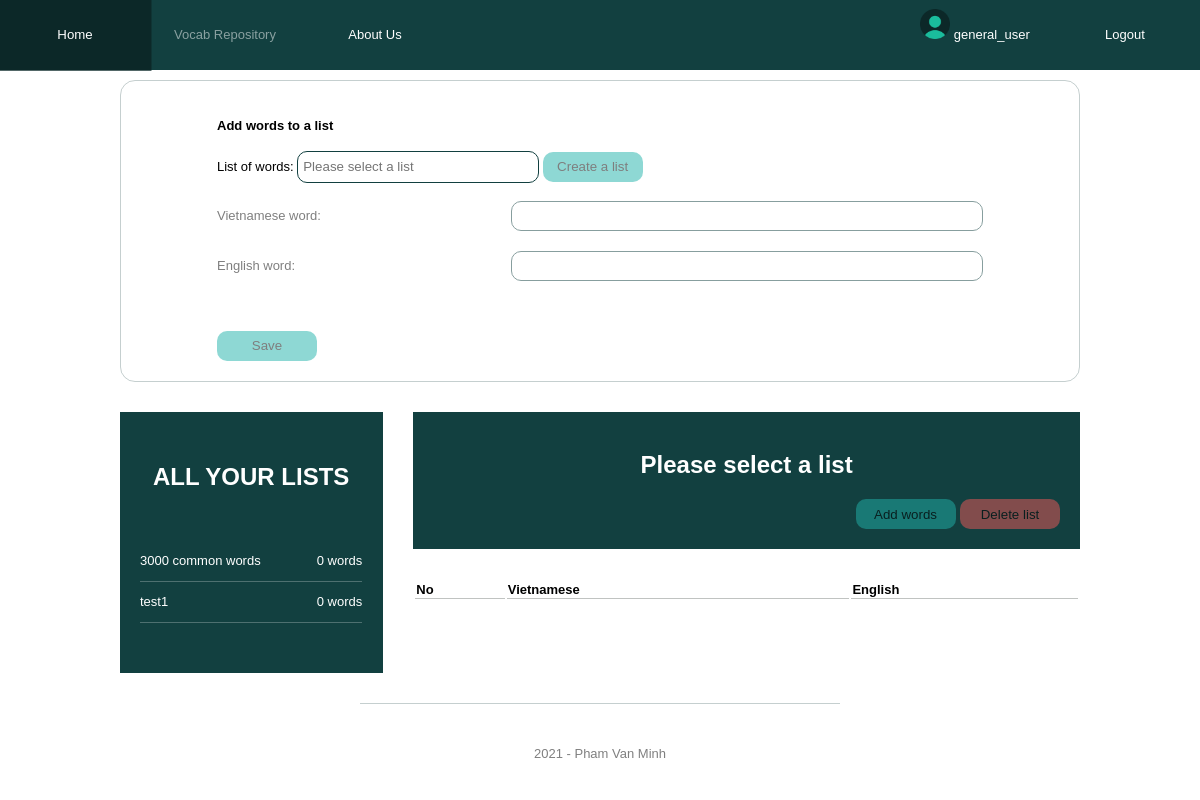
The page /vocab-repository (signed in) on the database its author committed.
### model/user.py (models this page shows, shortened)
class User(UserMixin, db.Model):
    __tablename__ = "user"
    user_id = db.Column(db.Integer, primary_key=True)
    username = db.Column(db.String(200), unique=True, nullable=False)
    password = db.Column(db.String(200), unique=True, nullable=False)
    inserted_time = db.Column(db.String(50), nullable=False)

### model/list.py (models this page shows, shortened)
class List(db.Model):
    __tablename__ = "list"
    list_id = db.Column(db.Integer, primary_key=True)
    list_name = db.Column(db.String(200), nullable=False)
    inserted_time = db.Column(db.String(100), nullable=False)
    user_id = db.Column(db.Integer, db.ForeignKey('user.user_id'))
    list_and_viet = db.relationship('Viet', secondary=list_and_viet, lazy='subquery')
    def to_json(self):
        return ListSchema().dump(self)

### app.py (the view)
@app.route('/vocab-repository', methods=['GET'])
@login_required
def vocab_repository_page():
    try:
        all_lists_with_num_viet = ListAction.get_all_lists_and_viet_words_quantity()
        return render_template(
            'vocab_repository.html',
            lists=all_lists_with_num_viet,
            page="vocab_repository_page"
        )
    except Exception as ex:
        logging.exception(ex)
        return {"erMsg": "Cannot render the page."}, 500

### action/list.py (called while the page is built)
    @staticmethod
    def get_all_lists_and_viet_words_quantity() -> list:
        all_lists = List.query.all()
        all_lists_with_num_viet = []
        for list_entity in all_lists:
            item = list_entity.to_json()
            item.update({
                "num_viets": len(list_entity.list_and_viet)
            })
            all_lists_with_num_viet.append(item)
        return all_lists_with_num_viet

### model/user.py (called while the page is built)
@login_manager.user_loader
def load_user(user_id):
    return User.query.filter_by(user_id=user_id).first()

### templates/vocab_repository.html (shortened to what this page needs)
{% extends 'base.html' %}
{% block head %}
  <link rel="stylesheet" href="{{ url_for('static', filename='css/vocab_repository.css') }}">
{% endblock %}
{% block content %}
    <div class="action-container">
        <h4>Add words to a list</h4>
        <div class="field">
            <label>List of words: </label>
            <input
                    id="list-of-word-lists"
                    placeholder="Please select a list"
                    list="list-of-lists"
                    name="list-of-word-lists"
                    class="list-of-word-lists"
                    autocomplete="off"
            >
            <button class="create-a-list-btn disabled">Create a list</button>
        </div>
        <div class="add-words-container disabled">
            <div class="field">
                <label>Vietnamese word: </label>
                <input id="viet-word" class="viet-word" type="text" name="viet-word"/><br>
            </div>
            <div class="field">
                <label>English word: </label>
                <input class="eng-word" type="text" name="eng-word"/><br>
            </div>
            <div class="field add-more-eng-word-field-container">
                <button class="add-more-eng-word-field"></button>
            </div>
            <div>
                <button class="create-words-btn">Save</button>
            </div>
        </div>
    </div>
    <div class="lists-container">
        <div class="content-of-lists-container">
            <div class="list-of-list-name">
                <h2>ALL YOUR LISTS</h2>
                {% for list in lists %}
                    <div class="a-list-value" list-id={{ list.list_id }} list-name={{ list.list_name }}>
                        <div class="list-name-value text-overflow-dot">
                            {{ list.list_name }}
                        </div>
                        <div class="viet-quanity-value text-overflow-dot">
                            {{ list.num_viets }} words
                        </div>
                    </div>
                {% endfor %}
            </div>
            <div class="list-content">
                <div class="header-content-of-a-list">
                    <h2>Please select a list</h2>
                    <div class="management-list-btn-container disabled">
                        <button class="add-words-btn" >Add words</button>
                        <button class="delete-list-btn" >Delete list</button>
                    </div>
                </div>
                <table class="list-content-table" style="width:100%">
                    <tr>
                        <th>No</th>
                        <th>Vietnamese</th>
                        <th>English</th>
                    </tr>
                </table>
            </div>
        </div>
    </div>
{% endblock %}

### templates/base.html (shortened to what this page needs)
<!DOCTYPE html>
<html lang="en">
<head>
    <link rel="stylesheet" href="{{ url_for('static', filename='css/base.css') }}">
    <link rel="stylesheet" href="{{ url_for('static', filename='css/dialog.css') }}">
    {% block head %}{% endblock %}
</head>
<body>
    <div class="menu">
        {% if page == "home_page" %}
            <a class="disabled" href="{{ url_for('home_page') }}">Home</a>
        {% else %}
            <a href="{{ url_for('home_page') }}">Home</a>
        {% endif %}
        {% if page == "vocab_repository_page" %}
            <a class="disabled" href="{{ url_for('vocab_repository_page') }}">Vocab Repository</a>
        {% else %}
            <a href="{{ url_for('vocab_repository_page') }}">Vocab Repository</a>
        {% endif %}
        {% if page == "about_us_page" %}
            <a class="disabled" href="#">About Us</a>
        {% else %}
            <a href="#">About Us</a>
        {% endif %}
        <div class="user-action">
            {% if current_user.is_authenticated %}
                <a href="{{ url_for('profile_page') }}">
                    <img class="img-account" src="/static/public/account.png">
                    {{ current_user.username }}
                </a>
                <a id="logout-btn">Logout</a>
            {% else %}
                <a class="register-action" data-modal="register-dialog">Register</a>
                <a class="login-action">Login</a>
            {% endif %}
        </div>
    </div>
    <div class="content">
        {% block content %}{% endblock %}
    </div>
    <footer>
        2021 - Pham Van Minh
    </footer>
</body>
</html>

### static/css/base.css (style rules this page uses)
:root { --element-header-size: 100px; --main-color: #124040; --dark-main-color: #0c2828; --rgba-dark-main-color-25: rgba(26,64,64,0.25); --rgba-dark-main-color-50: rgba(26,64,64,0.5); --error-color: #EB6057; --success-color: #59B987; --font-size-small: 13px; }
body { margin: 0; font-family: Arial, "Helvetica Neue", Helvetica, sans-serif; min-width: 600px; }
.content { margin: 0 10%; }
footer { font-size: var(--font-size-small); height: 100px; text-align: center; line-height: 100px; margin: 30px 30% 0 30%; border-top: 1px solid var(--rgba-dark-main-color-25); color:rgba(0, 0, 0, 0.5) }
.menu { height: 70px; background-color: var(--main-color); display: flex; color: white; line-height: 70px; font-size: var(--font-size-small); }
.menu a { color: inherit; display: block; width: 150px; text-align: center; transition: transform .2s; text-decoration: none; }
.menu div.user-action { display: flex; flex-grow: 2; justify-content: flex-end; }
.action-container { display: block; padding: 20px 10%; border: 1px solid var(--rgba-dark-main-color-25); border-radius: 15px; margin-top: 10px; font-size: var(--font-size-small); }
button { height: 30px; width: 100px; background-color: lightseagreen; border: none; border-radius: 10px; }
.disabled { pointer-events: none; opacity: 0.5; }
.text-overflow-dot { white-space: nowrap; overflow: hidden; text-overflow: ellipsis }
.field { margin-bottom: 20px; height: 30px; line-height: 30px; }
.img-account { height: 30px; width: 30px; }

### static/css/vocab_repository.css (style rules this page uses)
.add-words-container label { width: 30% }
.add-words-container input[type="text"] { float: right; width: 60%; height: calc(100% - 2px); border: 1px solid var(--main-color); border-radius: 10px; padding: 0 5px; margin: 0; }
.list-of-word-lists { border: 1px solid var(--main-color); border-radius: 10px; height: 30px; width: 30%; padding: 0 5px; }
.add-words-container button.add-more-eng-word-field { background: url('../public/add.png'); background-repeat: no-repeat; background-size: 100% 100%; -webkit-background-size: 100% 100%; -khtml-background-size: 100% 100%; -moz-background-size: 100% 100%; height: 30px; width: 30px; display: block; transition: transform .2s; }
.add-more-eng-word-field-container { height: 30px; padding: 0; padding-left: calc(40% - 12px); margin: 0; }
.lists-container { margin-top: 30px; padding: 0; text-align: center; }
.content-of-lists-container { display: flex; }
.list-of-list-name { background-color: var(--main-color); color: white; width: 25%; border: 0.1px solid var(--main-color); border-left: none; border-bottom: none; padding: 50px 20px; }
.list-of-list-name h2 { margin: 0; margin-bottom: 50px; }
.list-content { width: 75%; padding-left: 30px; }
.a-list-value { height: 40px; text-align: left; line-height: 40px; border-bottom: 1px solid rgba(255, 255, 255, 0.25); font-size: var(--font-size-small); display: flex; }
.list-name-value { width: 75%; }
.viet-quanity-value { width: 25%; text-align: right; }
.header-content-of-a-list { padding: 20px 20px; background-color: var(--main-color); color: white; margin-bottom: 30px; }
.list-content-table { text-align: left; font-size: var(--font-size-small); }
.list-content-table th { border-bottom: 1px solid rgba(6, 19, 8, 0.25); }
.management-list-btn-container { text-align: right; }
button.delete-list-btn { background-color: rgb(241, 88, 88); }

### rows shown on the page
User: username "general_user"
List: list_name "3000 common words", num_viets "0"
List: list_name "test1", num_viets "0"
